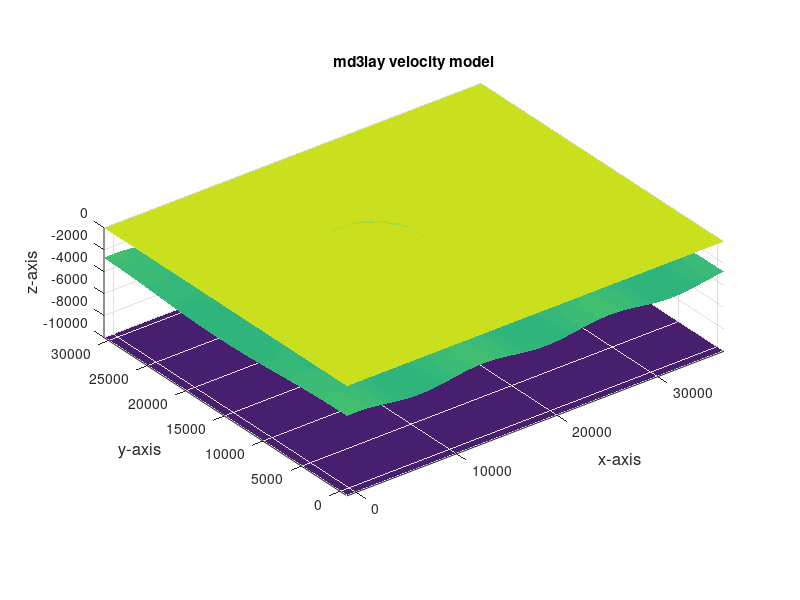
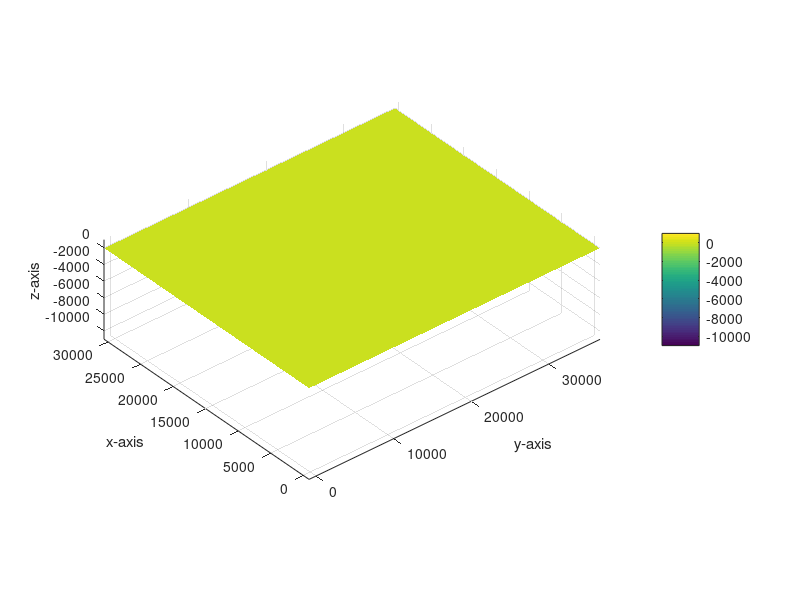

The MATLAB source for these figures, in order: (Note: this script raises an error after producing the figures.)
% Generate a low velocity basin model 

clear all;
close all;

flag_figure = 1;
flag_light  = 1;

%------------------------------------------------------------------------------
%-- x and y sampling
%------------------------------------------------------------------------------

nghost = 3;
nx = 126;
ny = 106;
dx = 300;
dy = 300;
x0 = 0.0 - nghost * dx;
y0 = 0.0 - nghost * dy;
Lx = nx * dx;
Ly = ny * dy;

x1d = [0 : nx-1] * dx + x0;
y1d = [0 : ny-1] * dy + y0;

basin_x0 = x1d(50);
basin_y0 = y1d(53);
basin_e0 = 0.0 ;
basin_r0 = 15 * dx;

%------------------------------------------------------------------------------
%-- velocity structures
%------------------------------------------------------------------------------

num_of_layer = 3;

%-- backround 1D structure

%- roughly depth of each interface
%dep     = [-1e3, basin_r0, 3e3, 10e3];
dep     = [0, basin_r0, 3e3, 10e3];

Vp      = [ 1500, 3000, 5000, 8000];
Vp_grad = [ 0.2 ,  0.0, 0.0,  0 ];
Vp_pow  = [ 1.0 ,  1.0, 1.0,  1 ];

Vs       = [ 1000, 1500, 2500, 3000 ];
Vs_grad  = [ 0.0 ,  0.0, 0.0,  0 ];
Vs_pow  = [ 1.0 ,  1.0, 1.0,  1 ];

den      = [ 1000, 2000, 3000, 3500 ];
den_grad = [ 0.2 ,  0.0, 0.0,  0 ];
den_pow  = [ 1.0 ,  1.0, 1.0,  1 ];

%-- construct 3D structure,
%--   grad and pow are general 1D enough

[x2d, y2d] = meshgrid(x1d,y1d);

%-- calculate elevation of each interface
lay_elev = zeros(ny, nx, num_of_layer+1);

lay_Vp      = zeros(ny, nx, num_of_layer+1);
lay_Vp_grad = zeros(ny, nx, num_of_layer+1);
lay_Vp_pow  = zeros(ny, nx, num_of_layer+1);
lay_Vs      = zeros(ny, nx, num_of_layer+1);
lay_Vs_grad = zeros(ny, nx, num_of_layer+1);
lay_Vs_pow  = zeros(ny, nx, num_of_layer+1);

lay_den  = zeros(ny, nx, num_of_layer+1);
lay_den_grad = zeros(ny, nx, num_of_layer+1);
lay_den_pow  = zeros(ny, nx, num_of_layer+1);

%-- 1st: free surface
lay_elev(:,:,1) = -dep(1);

lay_Vp     (:,:,1) = Vp     (1);
lay_Vp_grad(:,:,1) = Vp_grad(1);
lay_Vp_pow (:,:,1) = Vp_pow (1);

lay_Vs     (:,:,1) = Vs     (1);
lay_Vs_grad(:,:,1) = Vs_grad(1);
lay_Vs_pow (:,:,1) = Vs_pow (1);

lay_den     (:,:,1) =       den(1);
lay_den_grad(:,:,1) =  den_grad(1);
lay_den_pow (:,:,1) =  den_pow (1);

%-- 2nd: basin
lay_Vp     (:,:,2) = Vp     (2);
lay_Vp_grad(:,:,2) = Vp_grad(2);
lay_Vp_pow (:,:,2) = Vp_pow (2);

lay_Vs     (:,:,2) = Vs     (2);
lay_Vs_grad(:,:,2) = Vs_grad(2);
lay_Vs_pow (:,:,2) = Vs_pow (2);

lay_den     (:,:,2) =       den(2);
lay_den_grad(:,:,2) =  den_grad(2);
lay_den_pow (:,:,2) =  den_pow (2);

lay_elev(:,:,2) = lay_elev(:,:,1);
for j = 1 : ny
for i = 1 : nx
    r2d = sqrt((x1d(i) - basin_x0)^2 + (y1d(j) - basin_y0)^2);
    %if in basin
    if r2d <= basin_r0
      %-- (x-x0)^2 + (y-y0)^2 + (e-e0)^2 = r^2
      lay_elev(j,i,2) = - (sqrt( basin_r0^2 - r2d^2 ) + basin_e0 );
      %-- limit depth to less than 1km
      if lay_elev(j,i,2) < -1000
         lay_elev(j,i,2) = -1000;
      end
    end
end
end

% velocity perturbation
num_circle_x = 4; %- how many circle along x
num_circle_y = 3; %- how many circle along y
lay_Vp(:,:,2) =  (   cos(num_circle_x * x2d / Lx * 2*pi)  ...
                  .* cos(num_circle_y * y2d/Ly*2*pi) ...
                  .* 0.2 ...
                  + 1.0 ) ...
                  .* lay_Vp(:,:,2);
lay_Vs(:,:,2) =  (   cos(num_circle_x * x2d / Lx * 2*pi)  ...
                  .* cos(num_circle_y * y2d/Ly*2*pi) ...
                  .* 0.2 ...
                  + 1.0 ) ...
                  .* lay_Vs(:,:,2);
lay_den(:,:,2) = (    cos(num_circle_x * x2d / Lx * 2*pi)  ...
                  .* cos(num_circle_y * y2d/Ly*2*pi) ...
                  .* 0.2 ...
                  + 1.0 ) ...
                  .* lay_den(:,:,2);

%-- 3rd: topo
lay_Vp     (:,:,3) = Vp     (3);
lay_Vp_grad(:,:,3) = Vp_grad(3);
lay_Vp_pow (:,:,3) = Vp_pow (3);

lay_Vs     (:,:,3) = Vs     (3);
lay_Vs_grad(:,:,3) = Vs_grad(3);
lay_Vs_pow (:,:,3) = Vs_pow (3);

lay_den     (:,:,3) =       den(3);
lay_den_grad(:,:,3) =  den_grad(3);
lay_den_pow (:,:,3) =  den_pow (3);

lay_den (:,:,3) = den(3);

num_circle_x = 3; %- how many circle along x
num_circle_y = 1; %- how many circle along y
lay_elev(:,:,3) =    cos(num_circle_x * x2d / Lx * 2*pi)  ...
                  .* cos(num_circle_y * y2d/Ly*2*pi) ...
                  .* 1 * dx ...
                  - dep(3);

%-- 4rd: topo
lay_Vp     (:,:,4) = Vp     (4);
lay_Vp_grad(:,:,4) = Vp_grad(4);
lay_Vp_pow (:,:,4) = Vp_pow (4);

lay_Vs     (:,:,4) = Vs     (4);
lay_Vs_grad(:,:,4) = Vs_grad(4);
lay_Vs_pow (:,:,4) = Vs_pow (4);

lay_den     (:,:,4) =       den(4);
lay_den_grad(:,:,4) =  den_grad(4);
lay_den_pow (:,:,4) =  den_pow (4);

lay_elev(:,:,4) = -dep(4);

%------------------------------------------------------------------------------
%-- plot
%------------------------------------------------------------------------------

if flag_figure == 1

%- all model
figure;
for ilay = 1 : num_of_layer+1
    surf(x2d, y2d, lay_elev(:,:,ilay));
    hold on;
end
  xlabel('x-axis','fontsize', 12);
  ylabel('y-axis','fontsize', 12);
  zlabel('z-axis','fontsize', 12);
  %axis image;
  caxis([-11e3,1e3]);
  axis tight;
  shading flat
  daspect([1,1,1]);
  title('md3lay velocity model');
  print(gcf,'-dpng','basin_el_iso_m3lay.png');

%- each interface
  for ilay = 1 : num_of_layer + 1
    figure
    surf(x2d, y2d, lay_elev(:,:,ilay));
    %pcolor(x2d, y2d, lay_elev(:,:,ilay));
    xlabel('y-axis');
    ylabel('x-axis');
    zlabel('z-axis');
    shading flat
    colorbar
    axis tight
    %camlight
    %daspect([8,10,110e3*8/5]);
    zlim([-11e3,1e3]);
    caxis([-11e3,1e3]);
    daspect([1,1,1]);

    if flag_light
        view(-40,35);
        set(gca,'box','off');
        camlight(0,10,'local');
        lighting phong;
    end

    title(['medium interface ',num2str(ilay),'th']);
    print(gcf,'-dpng',['md3lay_int',num2str(ilay),'.png']);
  end

end

%%%% 
%figure;
%drawmodel(501,501,300,-2500,0,-3000,10,10,10,'rho.dat',[],0,[]);

%------------------------------------------------------------------------------
%-- create md3lay structure
%------------------------------------------------------------------------------

md.media_type = 'elastic_isotropic'
%  one_component, 
%  acoustic_isotropic, 
%  elastic_isotropic, 
%  elastic_vti_prem, elastic_vti_thomsen, elastic_vti_cij,
%  elastic_tti_thomsen, elastic_tti_bond,
%  elastic_aniso_cij

md.num_of_intfce = num_of_layer + 1;

md.nx = nx;
md.ny = ny;
md.dx = dx;
md.dy = dy;
md.x0 = x0;
md.y0 = y0;

%-- elastic iso
%md.elev = point_elev;
%md.Vp = point_Vp;
%md.Vs = point_Vs;
%md.density = point_den;
%-- permute if order is not [x,y,layer]
for n = 1 : md.num_of_intfce
  md.elev{n}    = permute(lay_elev(:,:,n),[2,1]);

  md.density     {n} = permute(lay_den     (:,:,n),[2,1]);
  md.density_coef{n} = permute(lay_den_grad(:,:,n),[2,1]);
  md.density_pow {n} = permute(lay_den_pow (:,:,n),[2,1]);

  md.Vp     {n} = permute(lay_Vp     (:,:,n),[2,1]);
  md.Vp_coef{n} = permute(lay_Vp_grad(:,:,n),[2,1]);
  md.Vp_pow {n} = permute(lay_Vp_pow (:,:,n),[2,1]);

  md.Vs     {n} = permute(lay_Vs     (:,:,n),[2,1]);
  md.Vs_coef{n} = permute(lay_Vs_grad(:,:,n),[2,1]);
  md.Vs_pow {n} = permute(lay_Vs_pow (:,:,n),[2,1]);
end

%------------------------------------------------------------------------------
%-- export
%------------------------------------------------------------------------------

fnm_ou = 'basin_el_iso.md3lay'

md3lay_export(fnm_ou, md);

